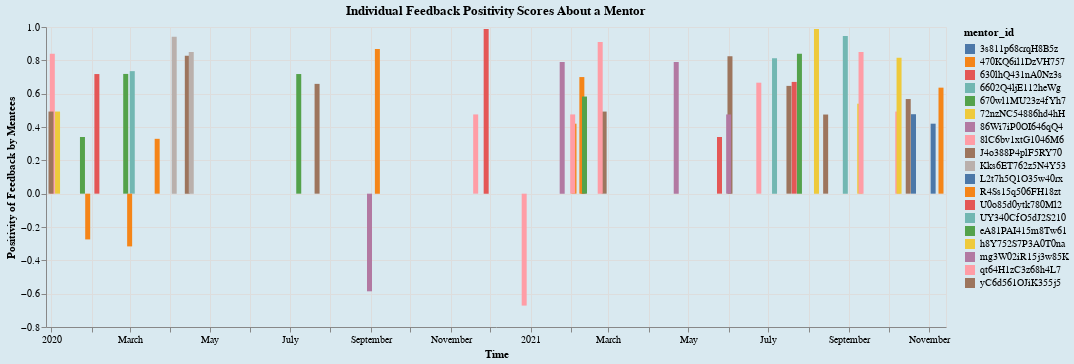

This figure's notebook cell:
### Code cell
# We have decided to use this graph for individual feedback of Mentors

selection = alt.selection_multi(fields=['mentor_id'], on='mouseover', bind='legend')


mentor_bar = alt.Chart(source, title="Individual Feedback Positivity Scores About a Mentor").mark_bar().encode(
    alt.X('datetime', title='Time'),
    alt.Y('vader_score', title='Positivity of Feedback by Mentees'),
    color=alt.condition(selection, 'mentor_id:N',
                        alt.value('lightgray')),
    opacity=alt.condition(selection, alt.value(1), alt.value(0.2)),
    tooltip=[alt.Tooltip('mentor_id'),
             alt.Tooltip('feedback_outcome'),
             alt.Tooltip('mentee_id'),
             alt.Tooltip('feedback')]
).configure_range(
    category={'scheme': 'dark2'}
).properties(
    width=900,
    selection=selection
).add_selection(
    selection
)

mentor_bar.configure_title(fontSize=26).configure(background='#D9E9F0'
           ).interactive()

### Figure 1 — Vega-Lite specification as saved in the notebook (floating-point values rounded to 4 significant figures)
{"config": {"view": {"continuousWidth": 400, "continuousHeight": 300}, "background": "#D9E9F0"}, "data": {"name": "data-12a8b590c09b7f030fa4888a3c381193"}, "mark": "bar", "encoding": {"color": {"condition": {"field": "mentor_id", "type": "nominal", "selection": "selector003"}, "value": "lightgray"}, "opacity": {"condition": {"value": 1, "selection": "selector003"}, "value": 0.2}, "tooltip": [{"field": "mentor_id", "type": "nominal"}, {"field": "feedback_outcome", "type": "nominal"}, {"field": "mentee_id", "type": "nominal"}, {"field": "feedback", "type": "nominal"}], "x": {"field": "datetime", "title": "Time", "type": "temporal"}, "y": {"field": "vader_score", "title": "Positivity of Feedback by Mentees", "type": "quantitative"}}, "selection": {"selector003": {"type": "multi", "fields": ["mentor_id"], "on": "mouseover", "bind": "legend"}, "selector004": {"type": "interval", "bind": "scales", "encodings": ["x", "y"]}}, "title": "Individual Feedback Positivity Scores About a Mentor", "width": 900, "$schema": "https://vega.github.io/schema/vega-lite/v4.17.0.json", "datasets": {"data-12a8b590c09b7f030fa4888a3c381193": [{"ticket_id": "RGY31mG14606sC3B", "mentee_id": "8v417YeUI850jS3Z", "mentor_id": "UY340CfO5dJ2S210", "feedback": "I have many hours of undergraduate accounting and finance course work under my belt and this class gives you a tremendous overview of financial statement analysis. The only disadvantage is that the professor creates the workbooks for you and you only have to answer conceptual questions. While this would be great for some, I was hoping for some more hands on work to practice.", "datetime": "2020-03-03T00:00:00", "feedback_outcome": "Positive", "vader_score": 0.7351}, {"ticket_id": "1R4587z1caGB1B7u", "mentee_id": "yIBKz628y1Ol4538", "mentor_id": "630lhQ431nA0Nz3s", "feedback": "Great introduction to Accounting Analytics. Unexpected lecturing dialogues. Could have more analytics or additional or optional problem sets to explore more deeply.", "datetime": "2021-05-25T00:00:00", "feedback_outcome": "Positive", "vader_score": 0.34}, {"ticket_id": "21x781Q7Ayo4mgE8", "mentee_id": "4A763H2DOZxo68Z3", "mentor_id": "8lC6bv1xtG1046M6", "feedback": "Very useful and comprehensive", "datetime": "2021-06-24T00:00:00", "feedback_outcome": "Positive", "vader_score": 0.6659}, {"ticket_id": "20gp7c24Fx6h4D6g", "mentee_id": "q742317EX47IcugF", "mentor_id": "J4o388P4plF5RY70", "feedback": "This is a really good survey class in the potential of 3d printing, with examples of how individuals can empower themselves and others without the obstacles of traditional tooling, with a relatively short learning curve and low investment. It also demonstrates the ways in which, now and increasingly in the future, we'll all be capable of designing the solutions to our own problems with increasing agility!The only thing that could make it better would be to have more design challenges!Thanks!", "datetime": "2021-06-02T00:00:00", "feedback_outcome": "Positive", "vader_score": 0.825}, {"ticket_id": "46P6Sw8gLI5Q2N14", "mentee_id": "b77WF13NE25b3h8F", "mentor_id": "6602Q4ljE112heWg", "feedback": "Nice course, a difficult one but very challengeable. Nice structure and easy to understand.I wanted to refresh my knowledge in anatomy and in such gained a whole lot more in return.Thanks to the Professors for their time and effort in making this MOOC.Very pleased.", "datetime": "2021-08-29T00:00:00", "feedback_outcome": "Positive", "vader_score": 0.9466}, {"ticket_id": "tka207qsi63j7X24", "mentee_id": "Wn68P028X06LpIz2", "mentor_id": "eA81PAI415m8Tw61", "feedback": "Very well done! Contents, delivery, clarity, everything was top notch. Thank you!", "datetime": "2021-07-25T00:00:00", "feedback_outcome": "Positive", "vader_score": 0.8392}, {"ticket_id": "ZrghZ0y5G3S34618", "mentee_id": "L4o15LRyu4L8138J", "mentor_id": "yC6d561OJiK355j5", "feedback": "Great course!", "datetime": "2020-07-22T00:00:00", "feedback_outcome": "Positive", "vader_score": 0.6588}, {"ticket_id": "O26z0D5yJ3h5RA40", "mentee_id": "8izPp7iMC8v18014", "mentor_id": "qt64H1zC3z68h4L7", "feedback": "As an introduction course its very helpful. It has just what you need to get started.", "datetime": "2020-11-20T00:00:00", "feedback_outcome": "Positive", "vader_score": 0.4754}, {"ticket_id": "c5t3d1pL8x55Vc24", "mentee_id": "0vt3g7SG58W521WL", "mentor_id": "630lhQ431nA0Nz3s", "feedback": "Excellent introduction to Ableton", "datetime": "2021-02-10T00:00:00", "feedback_outcome": "Positive", "vader_score": 0.5719}, {"ticket_id": "6C2o65vy07z3oKm4", "mentee_id": "mfsG0s78v4025G8g", "mentor_id": "470KQ6il1DzVH757", "feedback": "Hello!My name is Ahmed from Egypt, I am 3D Hubs Mayor. I think it's The first course in the internet which will give you the opportunity to know a lot of things about 3D Printing so stay tuned and register now if you interested in 3D printing.Cheers,", "datetime": "2021-02-09T00:00:00", "feedback_outcome": "Positive", "vader_score": 0.6996}, {"ticket_id": "30ICg1B1d6COF100", "mentee_id": "41mm8q3722h1RFAr", "mentor_id": "J4o388P4plF5RY70", "feedback": "I really appreicated the tools and techniques presented in the course. Very very valuable for Merger and Acqusition projects that I will be involved in (if ever)", "datetime": "2021-10-16T00:00:00", "feedback_outcome": "Positive", "vader_score": 0.5678}, {"ticket_id": "znT1hR0f3bs07063", "mentee_id": "0t37ka6108elvkC5", "mentor_id": "8lC6bv1xtG1046M6", "feedback": "Excellent but tough course ,you need to work and it is not simply called advanced Algorithms and Complexity.You will be forced to test your code properly ,even if you didn't do it properly in the previous specialisation course.", "datetime": "2020-12-27T00:00:00", "feedback_outcome": "Negative", "vader_score": -0.6715}, {"ticket_id": "60F60dl3iJ1tSb50", "mentee_id": "FF1wo6Zr6Z4464H0", "mentor_id": "qt64H1zC3z68h4L7", "feedback": "Good course . A must take for beginners !", "datetime": "2021-10-08T00:00:00", "feedback_outcome": "Positive", "vader_score": 0.4926}, {"ticket_id": "Juu2Z400z4573thE", "mentee_id": "qEC26300fZ615erw", "mentor_id": "470KQ6il1DzVH757", "feedback": "Great content but animations are annoying!", "datetime": "2020-03-01T00:00:00", "feedback_outcome": "Negative", "vader_score": -0.3164}, {"ticket_id": "ko1E2MYFf5480k27", "mentee_id": "fo76Oi46or816i8N", "mentor_id": "3s811p68crqH8B5z", "feedback": "Thank you so much!", "datetime": "2021-11-04T00:00:00", "feedback_outcome": "Positive", "vader_score": 0.4199}, {"ticket_id": "8B1v44L3667FufuY", "mentee_id": "353A6snEGf3456ZU", "mentor_id": "yC6d561OJiK355j5", "feedback": "iam soooo happy to joined to this course which help me to evaluate my skills and increase it", "datetime": "2020-04-14T00:00:00", "feedback_outcome": "Positive", "vader_score": 0.8271}, {"ticket_id": "51o4I50Qn1e31DQP", "mentee_id": "1j1AL4W5cto736d1", "mentor_id": "eA81PAI415m8Tw61", "feedback": "Awesome Course. It was quite challenging though", "datetime": "2020-07-08T00:00:00", "feedback_outcome": "Positive", "vader_score": 0.7178}, {"ticket_id": "yjt2g5DKs53H5275", "mentee_id": "87Af0A6c3k262HpM", "mentor_id": "J4o388P4plF5RY70", "feedback": "Good information!", "datetime": "2021-02-26T00:00:00", "feedback_outcome": "Positive", "vader_score": 0.4926}, {"ticket_id": "b7oR6hs087Rvq843", "mentee_id": "ZY7Q4N02536cQgW4", "mentor_id": "U0o85d0ytk780Ml2", "feedback": "This is the first English course I have taken.Though at first it was kind of difficulty because of language(especially the terms) and profession knowledge(it is a comprehensive course and I am still learning courses concerned at school)the course is really worth taking. I have learned a lot .and it stimulates my interest in accounting.", "datetime": "2021-07-21T00:00:00", "feedback_outcome": "Positive", "vader_score": 0.6705}, {"ticket_id": "S2pc8Y7A51x137xC", "mentee_id": "4o5C28M8iQ43m6Ij", "mentor_id": "8lC6bv1xtG1046M6", "feedback": "Fun and interesting course. I learned a lot, despite already being a Live user. Reviewing the assignments of other course-takers widened my horizons and helped me gain valuable insights.", "datetime": "2021-02-23T00:00:00", "feedback_outcome": "Positive", "vader_score": 0.91}, {"ticket_id": "7q68M2W54HWDh77f", "mentee_id": "ms51lG223p6D87hp", "mentor_id": "J4o388P4plF5RY70", "feedback": "V difficult, but rewarding!I did not get the grade I thought I would in this class...but I learned a lot more than I thought I could! Very in depth and thorough, I think I value the knowledge I received more than the sub-par grade I received. ;)", "datetime": "2021-07-17T00:00:00", "feedback_outcome": "Positive", "vader_score": 0.6467}, {"ticket_id": "F74056vI21T4kKmE", "mentee_id": "aR5084wT662PN8nF", "mentor_id": "Kks6ET762z5N4Y53", "feedback": "work motivational, very clear, well structured on a steady groove ... excellent!", "datetime": "2020-04-17T00:00:00", "feedback_outcome": "Positive", "vader_score": 0.8505}, {"ticket_id": "40tx0M65P3sj6b0g", "mentee_id": "2k8j3802WG1WtB1Y", "mentor_id": "86Wi7iP0OI646qQ4", "feedback": "Great review of what can be accomplished through 3D printing.", "datetime": "2021-01-25T00:00:00", "feedback_outcome": "Positive", "vader_score": 0.7906}, {"ticket_id": "3344poCe2B6S83na", "mentee_id": "yK1X13TlMF0c2571", "mentor_id": "UY340CfO5dJ2S210", "feedback": "Great course. I enjoyed learning the material.", "datetime": "2021-07-06T00:00:00", "feedback_outcome": "Positive", "vader_score": 0.8126}, {"ticket_id": "85g2P3ldex7d785c", "mentee_id": "w11yyU6UE04Uk831", "mentor_id": "yC6d561OJiK355j5", "feedback": "The instructor does an excellent job, but realistically there is no way to be proficient enough in a 3D software program after a week or two to earn a certificate. The certificate is worthless in my opinion. I liked the class but it seemed more like intro vs. a class of any proficiency required.", "datetime": "2021-08-14T00:00:00", "feedback_outcome": "Positive", "vader_score": 0.4748}, {"ticket_id": "L142X5HFJu8wJ638", "mentee_id": "2k8j3802WG1WtB1Y", "mentor_id": "72nzNC54886hd4hH", "feedback": "The topics are really interesting and advanced! However, there's a lot of talk in chinese, due to questions/answers from teacher and students, and the quizzes are a bit too easy. I learned a lot though.", "datetime": "2021-10-09T00:00:00", "feedback_outcome": "Positive", "vader_score": 0.8151}, {"ticket_id": "lv758F780QWJ1y3b", "mentee_id": "T26wb738Nj14k1UJ", "mentor_id": "Kks6ET762z5N4Y53", "feedback": "I am very glad to see courses like this one on Coursera. The course itself is well structured and contains a lot of useful information and that is exactly what I needed in one place.My only complaint is the price of the course - I think it is a bit expensive especially for this first part of the specialisation - it is an introductory two week course with a lot of advertising...£40..common..are you serious?? A lot of people will buy personal 3D printers or kits after the course, some of them will make a decision to buy a 3D printer for a company they work for (as myself), Fusion 360 subscriptions etc. These companies should sponsor such courses to make them more affordable - it is their interest.I made several courses on Coursera already (Mechanical and Electrical Engineering), they were 5 to 8 weeks and comprised a lot of quite hard work from mentors and students and were only £32 for certificate.I like the idea of this specialisation but I decided not to pay for the certificate because of its price. Although I am very happy to have access to the courses and I thank you for you effort!", "datetime": "2020-04-04T00:00:00", "feedback_outcome": "Positive", "vader_score": 0.9421}, {"ticket_id": "5cD4c8T24N61K6Yk", "mentee_id": "2k8j3802WG1WtB1Y", "mentor_id": "R4Ss15q506FH18zt", "feedback": "Thank you so much!", "datetime": "2021-02-03T00:00:00", "feedback_outcome": "Positive", "vader_score": 0.4199}, {"ticket_id": "BKN626QB3h268C5U", "mentee_id": "Gp583FzBb5L41n15", "mentor_id": "h8Y752S7P3A0T0na", "feedback": "Very insightful topic! A good overview of the use of analytics in accounting!", "datetime": "2021-09-09T00:00:00", "feedback_outcome": "Positive", "vader_score": 0.5399}, {"ticket_id": "11hYV7383dnN87Lm", "mentee_id": "S1G22L34k838Uzji", "mentor_id": "R4Ss15q506FH18zt", "feedback": "Great! As always great lectures by professor Bushee!", "datetime": "2020-09-06T00:00:00", "feedback_outcome": "Positive", "vader_score": 0.8684}, {"ticket_id": "oc88q60dzN8407SJ", "mentee_id": "L57x1gj8065Dj7Wt", "mentor_id": "8lC6bv1xtG1046M6", "feedback": "I wanted to give only 4 stars because of the all the “problems” we encountered, but then we are learners investigating problem solving by design thinking. We can handle whatever comes, so the fifth star is for us. We are shaping this course by contributing to forums. Presumably we are ten thousand strong, let’s improve our worldwide voice by saying something on forms so we can get what we need and want we want also to stay on the cutting edge of reality.", "datetime": "2020-01-02T00:00:00", "feedback_outcome": "Positive", "vader_score": 0.8402}, {"ticket_id": "U80iJ757IvuA8Y60", "mentee_id": "PaXo0715VWy1351r", "mentor_id": "yC6d561OJiK355j5", "feedback": "Very good intro to 3d printed.", "datetime": "2020-01-01T00:00:00", "feedback_outcome": "Positive", "vader_score": 0.4927}, {"ticket_id": "lF1cPb68U850tD56", "mentee_id": "ms51lG223p6D87hp", "mentor_id": "670wl1MU23z4fYh7", "feedback": "The course makes accounting interesting and especially the examples are very illustrative. Virtual students bring some fun. The 4th week is however really integrated in the course structure.", "datetime": "2020-02-27T00:00:00", "feedback_outcome": "Positive", "vader_score": 0.7184}, {"ticket_id": "t168P43J13tEll4w", "mentee_id": "0g4I3l8RC0Mue531", "mentor_id": "L2t7h5Q1O35w40rx", "feedback": "If only it was a week longer.", "datetime": "2020-08-31T00:00:00", "feedback_outcome": "Neutral", "vader_score": 0.0}, {"ticket_id": "m5r014d3h57ravd0", "mentee_id": "yG8z814u6Pw25Z8B", "mentor_id": "630lhQ431nA0Nz3s", "feedback": "I've know many skills in competition with many true cases. Thanks!", "datetime": "2020-02-05T00:00:00", "feedback_outcome": "Positive", "vader_score": 0.7177}, {"ticket_id": "4R27M0tgVay57w84", "mentee_id": "h0OSv063IdUM1860", "mentor_id": "h8Y752S7P3A0T0na", "feedback": "Very useful for understanding the basics of 3D printing technology.", "datetime": "2020-01-06T00:00:00", "feedback_outcome": "Positive", "vader_score": 0.4927}, {"ticket_id": "Lx4C75n8dAO642s5", "mentee_id": "2Dkq2jr8525Q2fF7", "mentor_id": "mg3W02iR15j3w85K", "feedback": "Very helpful", "datetime": "2021-06-01T00:00:00", "feedback_outcome": "Positive", "vader_score": 0.4754}, {"ticket_id": "5573K40xN5GUlA8C", "mentee_id": "T26wb738Nj14k1UJ", "mentor_id": "R4Ss15q506FH18zt", "feedback": "Very informative an approachable course. I really like the way Aric presents the information. I am excited to complete the rest of the Specialization.", "datetime": "2021-11-10T00:00:00", "feedback_outcome": "Positive", "vader_score": 0.6361}, {"ticket_id": "o4u5y7q6Sw3iW764", "mentee_id": "01k40nHCD3MW3c40", "mentor_id": "qt64H1zC3z68h4L7", "feedback": "I would add more examples on how to populate the data, even spend time on optional videos where the professor or his assistant goes through testing ratios (something similar to Operations Analytics). I feel like the professor was rushing through his explanations and the models. Maybe people found the course very useful however I felt like there was too much text and immediate switch to Excel file that was elaborated shortly. Overall, I am not sure how to apply these ratios in my final project...", "datetime": "2021-09-10T00:00:00", "feedback_outcome": "Positive", "vader_score": 0.8493}, {"ticket_id": "5V15k63Qql28UUC3", "mentee_id": "u2Q3Szc7511be56h", "mentor_id": "470KQ6il1DzVH757", "feedback": "Don't recommend.You're better off skimming through the ableton manual and using the search function to get the answers you want.", "datetime": "2020-01-29T00:00:00", "feedback_outcome": "Neutral", "vader_score": -0.2746}, {"ticket_id": "4fk6bx2d01k833Nx", "mentee_id": "fo76Oi46or816i8N", "mentor_id": "670wl1MU23z4fYh7", "feedback": "it could be easily compressed in a two-weeks course.Sometimes interviews are too long for what they need to explain.", "datetime": "2020-01-25T00:00:00", "feedback_outcome": "Positive", "vader_score": 0.34}, {"ticket_id": "3ZzNw02Zvu61D771", "mentee_id": "yk722ZDzO7N6365j", "mentor_id": "qt64H1zC3z68h4L7", "feedback": "It is very nice for people are starting with abletobn program", "datetime": "2021-02-02T00:00:00", "feedback_outcome": "Positive", "vader_score": 0.4754}, {"ticket_id": "MD378K50C8N5L4aj", "mentee_id": "fo76Oi46or816i8N", "mentor_id": "eA81PAI415m8Tw61", "feedback": "Really useful for beginners!!", "datetime": "2021-02-11T00:00:00", "feedback_outcome": "Positive", "vader_score": 0.5827}, {"ticket_id": "0VJZj4d4E605Di87", "mentee_id": "aR5084wT662PN8nF", "mentor_id": "86Wi7iP0OI646qQ4", "feedback": "Good content but the Chinese translation is bad, which makes quiz quite obscure in meaning", "datetime": "2020-08-31T00:00:00", "feedback_outcome": "Negative", "vader_score": -0.5859}, {"ticket_id": "2fBl515Z75P31GDK", "mentee_id": "27RG2N24cxW3z7O7", "mentor_id": "72nzNC54886hd4hH", "feedback": "Great thanks for Dr.aric ,who has a smiley face ,If any one enrolled this course ,he would get a great knowledge and usefull information about 3d printing or addtive manufacturing ,throw a simple & exciting videos ,not only that ,you would get another benefits not only information about 3d priting ,like ,getting knowledge of many companies from the inside ,see stories of successfull people which achieves you to keep up with your work ,meet with your colleagues and make new friends ,and finally grow up your english skills ,like listening and grow up your vocabulary .....Great thaks for coursera team ,it's our pleasure to learn with you ........", "datetime": "2021-08-07T00:00:00", "feedback_outcome": "Positive", "vader_score": 0.9877}, {"ticket_id": "V3V741mxkpV5716Z", "mentee_id": "yK1X13TlMF0c2571", "mentor_id": "mg3W02iR15j3w85K", "feedback": "This is a great course for people who do not know Ableton. The exercises were easy to understand.", "datetime": "2021-04-22T00:00:00", "feedback_outcome": "Positive", "vader_score": 0.7906}, {"ticket_id": "7013E7h1b8MG5Apt", "mentee_id": "b3F1LSxu6DT37783", "mentor_id": "630lhQ431nA0Nz3s", "feedback": "Great thanks for Dr.aric ,who has a smiley face ,If any one enrolled this course ,he would get a great knowledge and usefull information about 3d printing or addtive manufacturing ,throw a simple & exciting videos ,not only that ,you would get another benefits not only information about 3d priting ,like ,getting knowledge of many companies from the inside ,see stories of successfull people which achieves you to keep up with your work ,meet with your colleagues and make new friends ,and finally grow up your english skills ,like listening and grow up your vocabulary .....Great thaks for coursera team ,it's our pleasure to learn with you ........", "datetime": "2020-11-28T00:00:00", "feedback_outcome": "Positive", "vader_score": 0.9877}, {"ticket_id": "762WtMG1Fe10t6i5", "mentee_id": "4Yh83MOA8H5V7G01", "mentor_id": "R4Ss15q506FH18zt", "feedback": "Excellent course, first 3 weeks were very technical but highly informative. Quite a bit of accounting knowledge is required to understand the work. Last week of lessons were more simple and intuitive to understand, but overall, a very insightful module", "datetime": "2020-03-22T00:00:00", "feedback_outcome": "Positive", "vader_score": 0.3291}, {"ticket_id": "P00l866BJa4B2UO6", "mentee_id": "5B6C653Z77V4GxcW", "mentor_id": "h8Y752S7P3A0T0na", "feedback": "It's not a course... this is a very short general introduction to 3D Printing", "datetime": "2020-12-21T00:00:00", "feedback_outcome": "Neutral", "vader_score": 0.0}, {"ticket_id": "v7D3I30GiZX31j31", "mentee_id": "4o5C28M8iQ43m6Ij", "mentor_id": "L2t7h5Q1O35w40rx", "feedback": "This is a very basic course on 3D Printing Technology but every aspect of the technology is artistically explained. All the various points of view are considered and a 360 degree idea is passed on to the students.By taking this course, students who are contemplating about their involvement in this revolutionary technology will be able to finally decide their future course of action, which I believe will be positive.In short, this course will provide you a base whereas the further courses, I think (as I haven't taken up the rest of the courses till now but I intend to) will add sufficient value to your knowledge.Regards.", "datetime": "2021-10-20T00:00:00", "feedback_outcome": "Positive", "vader_score": 0.4767}]}}
